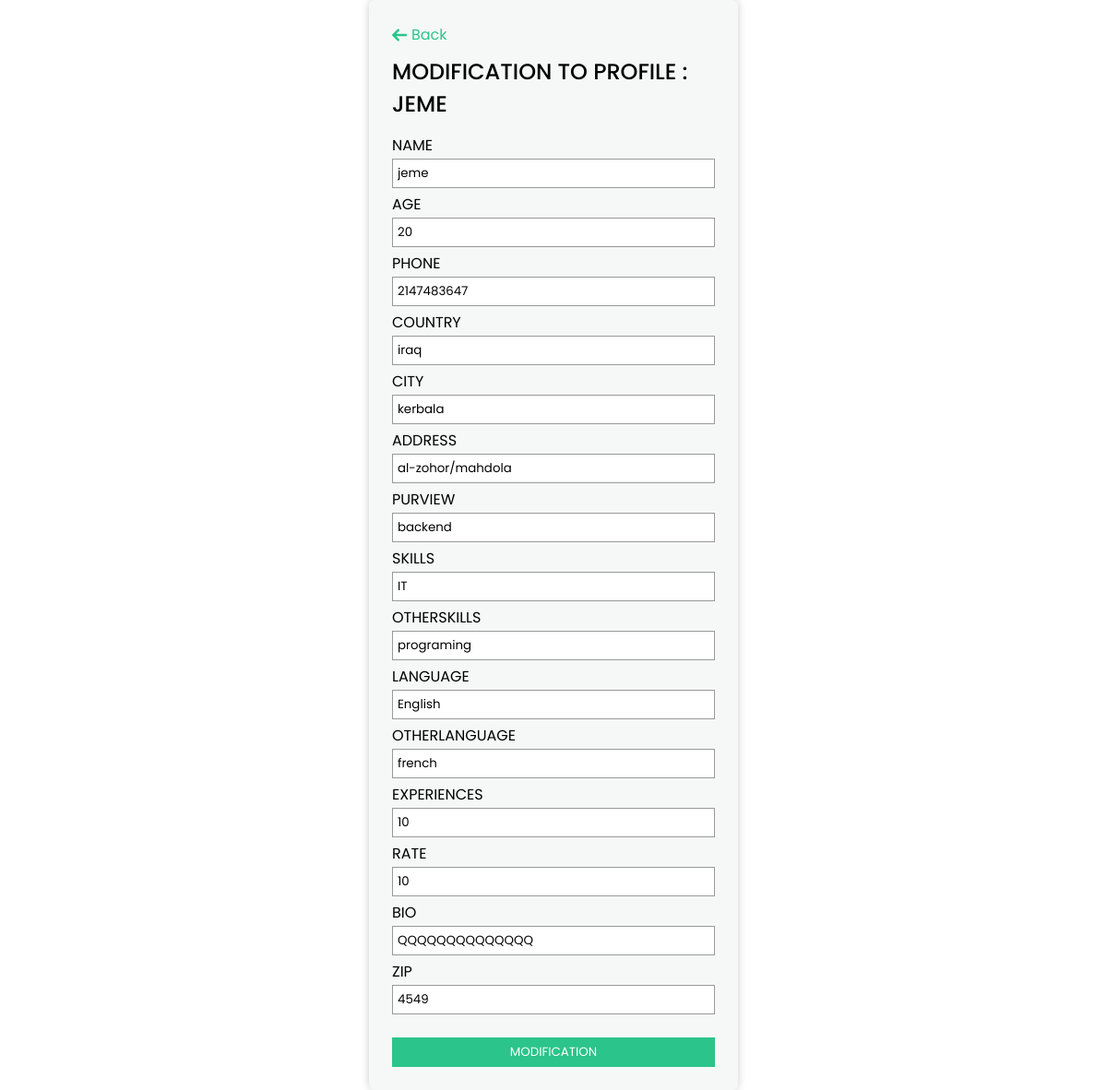
The page /profile_modification.php?id=37 on the database its author committed.
### tables this page shows
CREATE TABLE `profile_tb` (
  `id` int(11) NOT NULL,
  `namee` varchar(45) DEFAULT NULL,
  `purview` varchar(45) DEFAULT NULL,
  `age` int(11) DEFAULT NULL,
  `country` varchar(45) DEFAULT NULL,
  `city` varchar(45) DEFAULT NULL,
  `addresss` varchar(45) DEFAULT NULL,
  `zip` int(11) DEFAULT NULL,
  `languagee` varchar(45) DEFAULT NULL,
  `otherlanguage` varchar(50) DEFAULT NULL,
  `skills` varchar(45) DEFAULT NULL,
  `otherskills` varchar(45) DEFAULT NULL,
  `experiences` int(11) DEFAULT NULL,
  `rate` int(11) DEFAULT NULL,
  `bio` varchar(45) DEFAULT NULL,
  `phone` int(11) DEFAULT NULL,
  `freelancer_id` int(11) DEFAULT NULL
);

### profile_modification.php (the view, shortened to what this page needs)
<!DOCTYPE html>
<html lang="en">
<head>
    <link rel="stylesheet" href="style.css">
</head>
<body>
<?php
include_once "config.php";
$id = $_GET['id'];
$sql = mysqli_query($conn , "SELECT * FROM profile_tb WHERE id = $id");
$row = mysqli_fetch_assoc($sql);
?>
<div class="form">
    <a href="profile.php" class="back_btn"><img src="images/back.png"> Back</a>
    <h2>modification to profile : <br> <?=$row['namee']?></h2>
    <form action="" method="POST">
        <label>Name</label>
        <input type="text" name="namee" value="<?=$row['namee']?>">
        <label>age</label>
        <input type="number" name="age" value="<?=$row['age']?>">
        <label>phone</label>
        <input type="text" name="phone" value="<?=$row['phone']?>">
        <label>country</label>
        <input type="text" name="country" value="<?=$row['country']?>">
        <label>city</label>
        <input type="text" name="city" value="<?=$row['city']?>">
        <label>address</label>
        <input type="text" name="addresss" value="<?=$row['addresss']?>">
        <label>purview</label>
        <input type="text" name="purview" value="<?=$row['purview']?>">
        <label>skills</label>
        <input type="text" name="skills" value="<?=$row['skills']?>">
        <label>otherskills</label>
        <input type="text" name="otherskills" value="<?=$row['otherskills']?>">
        <label>language</label>
        <input type="text" name="languagee" value="<?=$row['languagee']?>">
        <label>otherlanguage</label>
        <input type="text" name="otherlanguage" value="<?=$row['otherlanguage']?>">
        <label>experiences</label>
        <input type="number" name="experiences" value="<?=$row['experiences']?>">
        <label>rate</label>
        <input type="number" name="rate" value="<?=$row['rate']?>">
        <label>bio</label>
        <input type="text" name="bio" value="<?=$row['bio']?>">
        <label>zip</label>
        <input type="number" name="zip" value="<?=$row['zip']?>">
        <input type="submit" value="modification" name="button">
    </form>
</div>
</body>
</html>

### style.css (style rules this page uses)
* { margin: 0; padding: 0; box-sizing: border-box; font-family: 'Poppins', sans-serif; }
body { display: flex; align-items: center; justify-content: center; min-height: 100vh; position: relative; }
img { height: 25px; }
.form { background-color: #f6f8f8; padding: 25px; box-shadow: 0 0 10px rgba(0,0,0,0.2); border-radius: 6px; }
.form form { display: flex; width: 350px; flex-direction: column; }
.back_btn { color: #2bc48a; text-decoration: 0; display: flex; align-items: center; }
.back_btn img { height: 16px; margin-right:5px ; }
h2 { margin: 10px 0; font-weight: 500; text-transform: uppercase; }
label { margin-top: 5px; text-transform: uppercase; }
input { padding: 5px; border: 1px solid #999; outline: 0; margin-top: 2px; }
input[type="submit"] { margin-top: 25px; background-color: #2bc48a; border: 1px solid #2bc48a; cursor: pointer; color: #fff; text-transform: uppercase; }

### rows shown on the page
profile_tb: namee "JEME", namee "jeme", age "20", phone "2147483647", country "iraq", city "kerbala", addresss "al-zohor/mahdola", purview "backend", skills "IT", otherskills "programing", languagee "English", otherlanguage "french", experiences "10", rate "10", bio "QQQQQQQQQQQQQQ", zip "4549"
